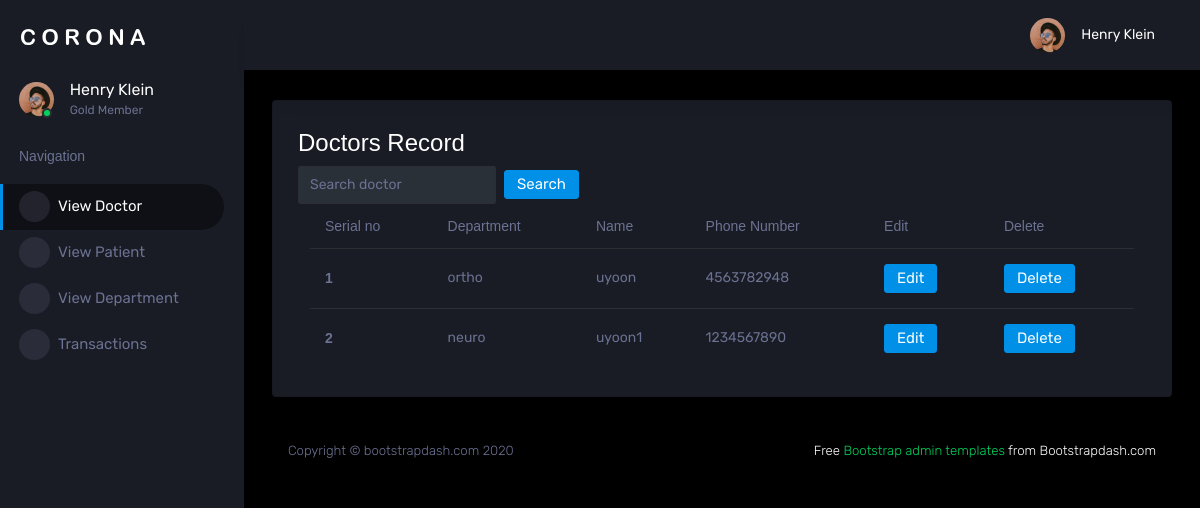
Page /view_doctor (signed in) on the earlier database version.
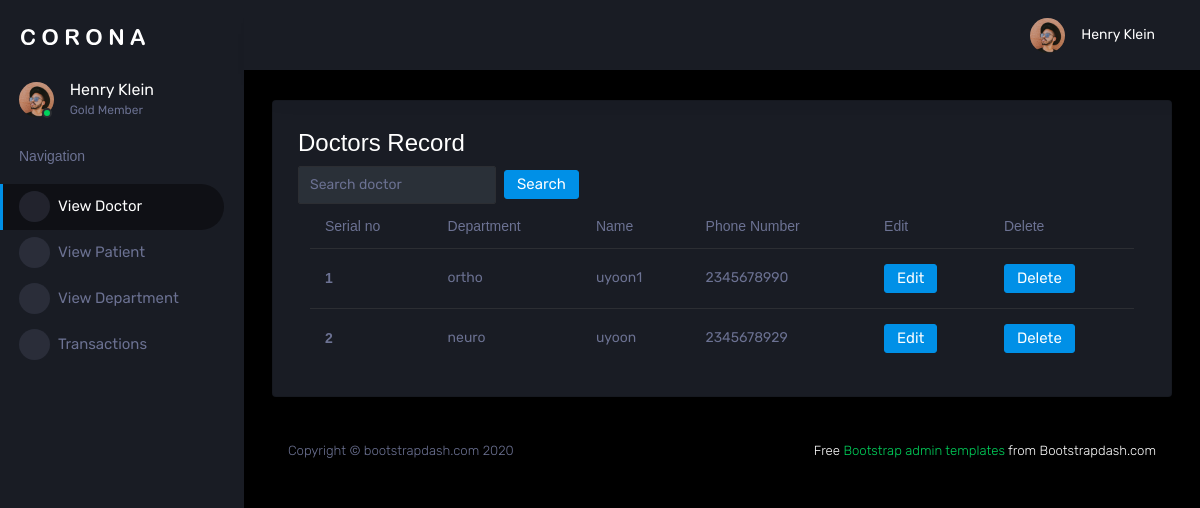
Same page on the later database version.
### newapp/models.py (models this page shows)
class Doctor(models.Model):
    user = models.OneToOneField(Login,on_delete=models.CASCADE,related_name='doctor')
    dept = models.CharField(max_length=20)
    name = models.CharField(max_length=20)
    phone_number = models.CharField(max_length=10)
    fee = models.IntegerField()

### newapp/admin_views.py (the view)
# urls.py: path('view_doctor', admin_views.view_doctor, name = 'view_doctor'),
@login_required(login_url='login_view')
def view_doctor(request):
    data = Doctor.objects.all()
    doctorFilter = DoctorFilter(request.GET, queryset=data)
    data = doctorFilter.qs
    context = {
        'data': data,
        'doctorFilter': doctorFilter
    }
    return render(request, 'admin/view_doctor.html',context)

### template/admin/view_doctor.html
{% extends "admin/admin_base.html" %}
{% block content %}
<h3>Doctors Record</h3>
<div class="container">
  <div class="row">
    <form method="get" class="form-inline " style="float:right;">
      <div class="md-form my-0">
        {{doctorFilter.form }}
      </div>
      <button class="btn btn-primary ml-2" type="submit">Search</button>
    </form>
  </div>
<table class="table">
  <thead>
    <tr>
      <th scope="col">Serial no</th>
      <th scope="col">Department</th>
      <th scope="col">Name</th>
      <th scope="col">Phone Number</th>
      <th scope="col">Edit</th>
      <th scope="col">Delete</th>
    </tr>
  </thead>
  <tbody>
  {% for i in data %}
    <tr>
      <th scope="row">{{ forloop.counter }}</th>
      <td>{{ i.dept }}</td>
      <td>{{ i.name }}</td>
      <td>{{ i.phone_number }}</td>
      <td><a class="btn btn-primary" href="{% url 'edit_doctor' i.id %}" role="button">Edit</a></td>
      <td><a class="btn btn-primary" href="{% url 'delete_doctor' i.id %}" role="button">Delete</a></td>
    </tr>
  {% endfor %}
  </tbody>
</table>
{% endblock %}

Differences in the rows shown:
changed Doctor "ortho": name "uyoon" → "uyoon1"; phone_number "4563782948" → "2345678990"
changed Doctor "neuro": name "uyoon1" → "uyoon"; phone_number "1234567890" → "2345678929"
